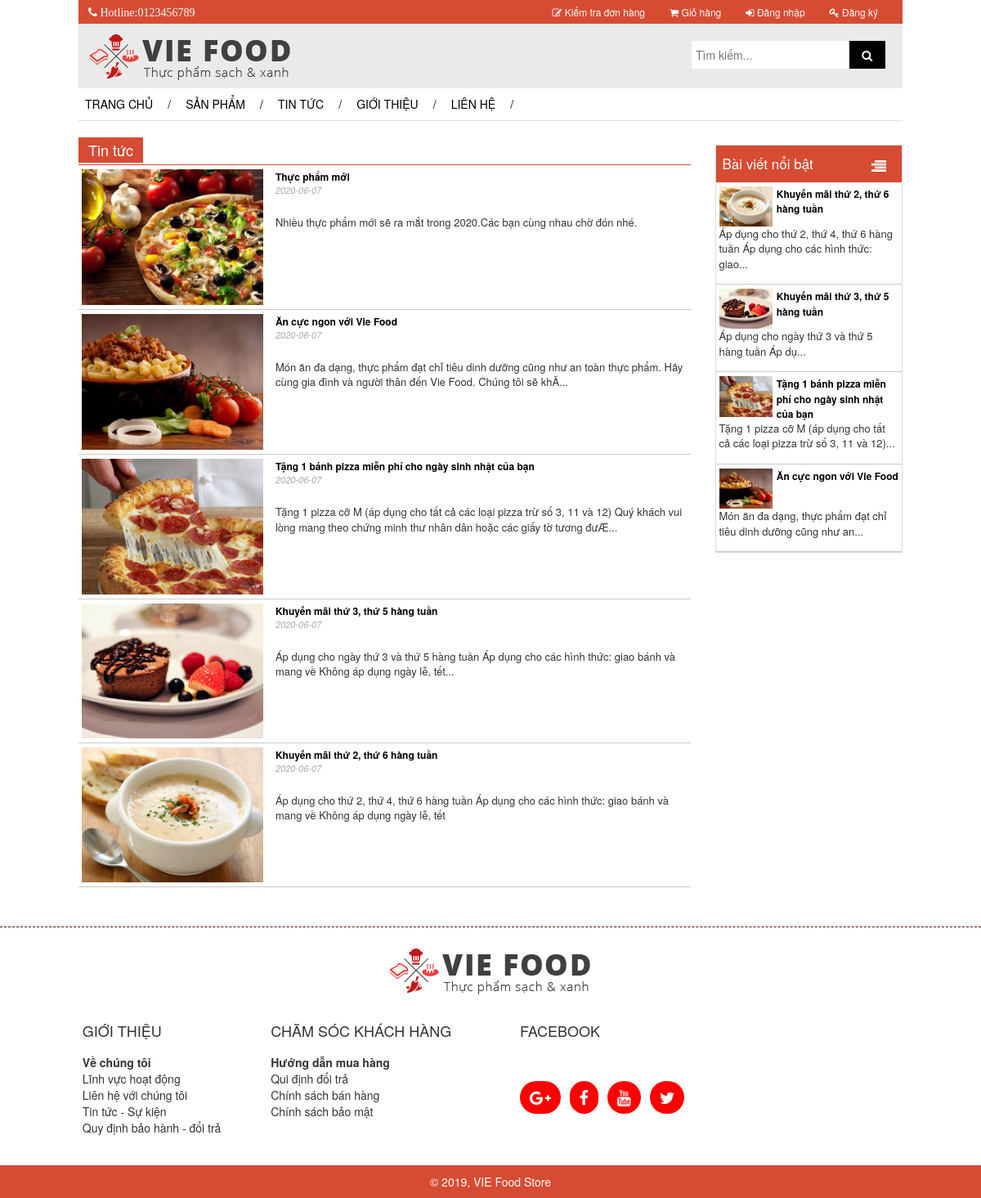
/tintuc.php, run on the app's committed database.
### tables this page shows
CREATE TABLE `tintuc` (
  `matt` int(255) NOT NULL,
  `tieude` varchar(255) NOT NULL,
  `noidung` text NOT NULL,
  `thoigiandang` date NOT NULL,
  `hinhanh` varchar(255) NOT NULL,
  `manv` int(11) NOT NULL,
  `tinhtrang` int(11) NOT NULL
);

### tintuc.php (the view, shortened to what this page needs)
<?php
	if(isset($_SESSION['user']['uid']))
	{
		include("includes/header_user.php");
	}
	else
	{
		include("includes/header.php");
	}
	include("includes/connect_db.php");
?>
	<div id="contain" style="margin-top: 2%;">
		<div class="row">
			<div class="col-md-9">
				<div style="background-color:#d74b33;float: left;color: white;">
					<h1 style="font-size: 18px; font-weight: normal; padding: 0 12px; text-align: left; margin: 0!important;line-height: 31px">
					    Tin tức
				    </h1>
				</div>
				<div style="border-bottom:solid 1px #d74b33;clear: both;padding-top: 0.2%;"></div>
				<?php
			    	function truncateString2($str, $maxChars = 223, $holder = "...")
					{
					    if (strlen($str) > $maxChars) {
					        return trim(substr($str, 0, $maxChars)) . $holder;
					    } else {
					        return $str;
					    }
					}
				?>
			    <?php
					$query="SELECT * FROM `tintuc` where tinhtrang=1 order by matt desc";
					$result=mysqli_query($dbc,$query);check_errors($result,$query);
					while(list($matt,$tieude,$noidung,$thoigiandang,$hinhanh)=mysqli_fetch_array($result,MYSQLI_NUM))
				    {?>
					    <div class="ctn_ports_1" style="float: left;">
					     	<div tyle="width: 100%;">
					    		<div class="ctn_ports_1_img">
							    	<a href="chitiettintuc.php?matt=<?php echo $matt ?>">
							    		<img src=<?php echo $hinhanh ?>>
							    	</a>
					    		</div>
					    	</div>
					    	<div style="width: 100%;">
					    		<div class="ctn_ports_1_ctn">
							    	<a href="chitiettintuc.php?matt=<?php echo $matt ?>">
							    		<?php echo $tieude ?>
							    	</a>
								</div>
					    	</div>
					    	<div style="font-style: italic;margin-bottom: 10px;color: #aaaaaa;font-size: 11px;margin-left: 32%;">
					    		<p>
						    		<?php echo $thoigiandang ?>
								</p>
					    	</div>
					    	<div style="font-size: 13px;margin-left: 32%;margin-top: 3%;">
					    		<p>
						    		<?php echo truncateString2($noidung) ?>
								</p>
					    	</div>
					    </div>
					<?PHP }
				?>
			</div>
			<div class="col-md-3">
				<?php  include("includes/product_posts.php");?>
			</div>
		</div>
	</div>
	<?php  include("includes/footer.php");?>

### includes/product_posts.php
<div class="ctn_ports">
	<div class="ctn_ports_ttl">
		<span>
			Bài viết nổi bật
		</span>
		<span style="float: right;margin-right: 5%;">
		    <img src="IMAGES/icon_vmega.png">
		</span>
	</div>
	<?php
    	function truncateString($str, $maxChars = 123, $holder = "...")
		{
		    if (strlen($str) > $maxChars) {
		        return trim(substr($str, 0, $maxChars)) . $holder;
		    } else {
		        return $str;
		    }
		}
	?>
    <?php
		$query="SELECT * FROM `tintuc` where tinhtrang=1 LIMIT 4";
		$result=mysqli_query($dbc,$query);check_errors($result,$query);
		while(list($matt,$tieude,$noidung,$thoigiandang,$hinhanh)=mysqli_fetch_array($result,MYSQLI_NUM))
	    {?>
		    <div class="ctn_ports_1">
		     	<div tyle="width: 100%;">
		    		<div class="ctn_ports_1_img">
				    	<a href="chitiettintuc.php?matt=<?php echo $matt ?>">
				    		<img src=<?php echo $hinhanh ?>>
				    	</a>
		    		</div>
		    	</div>
		    	<div style="width: 100%;">
		    		<div class="ctn_ports_1_ctn">
				    	<a href="chitiettintuc.php?matt=<?php echo $matt ?>">
				    		<?php echo $tieude ?>
				    	</a>
					</div>
		    	</div>
		    	<div class="ctn_ports_1_ps">
		    		<p>
			    		<?php echo truncateString($noidung) ?>
					</p>
		    	</div>
		    </div>
		<?PHP }
	?>
</div>

### CSS/mycss.css (style rules this page uses)
body { margin: 0; padding: 0; }
.ctn_ports { width: 100%; border: 1px solid #d9d9d9; margin-top: 4%; margin-bottom: 2%; }
.ctn_ports_ttl { width: 100%; background-color: #d74b33; color: white; padding:10px 8px; font-size: 17px; }
.ctn_ports_1 { width: 100%; padding:5px 4px; border-bottom: 1px solid #cacaca; }
.ctn_ports_1_img { width: 30%; float: left; }
.ctn_ports_1_img img { max-width: 100%; }
.ctn_ports_1 .ctn_ports_1_ctn { text-align: left; padding-left: 32%; font-size: 12px; }
.ctn_ports_1 .ctn_ports_1_ctn a { text-decoration: none; color: black; font-weight: bold; white-space: normal }
.ctn_ports_1_ps { font-size: 13px; clear: both; }
a { white-space: nowrap; }

### data on the page
tintuc: hinhanh (picture), tieude "Thực phẩm mới", thoigiandang "2020-06-07", noidung "Nhiều thực phẩm mới sẽ ra mắt trong 2020.Các bạn cùng nhau chờ đón nhé."
tintuc: hinhanh (picture), tieude "Ăn cực ngon với Vie Food", thoigiandang "2020-06-07", noidung "Món ăn đa dạng, thực phẩm đạt chỉ tiêu dinh dưỡng cũng như an toàn thực phẩm. Hãy cùng gia đình và người thân đến Vie Food. Chúng tôi sẽ khÃ...", noidung "Món ăn đa dạng, thực phẩm đạt chỉ tiêu dinh dưỡng cũng như an..."
tintuc: hinhanh (picture), tieude "Tặng 1 bánh pizza miễn phí cho ngày sinh nhật của bạn", thoigiandang "2020-06-07", noidung "Tặng 1 pizza cỡ M (áp dụng cho tất cả các loại pizza trừ số 3, 11 và 12) Quý khách vui lòng mang theo chứng minh thư nhân dân hoặc các giấy tờ tương đưÆ...", noidung "Tặng 1 pizza cỡ M (áp dụng cho tất cả các loại pizza trừ số 3, 11 và 12)..."
tintuc: hinhanh (picture), tieude "Khuyến mãi thứ 3, thứ 5 hàng tuần", thoigiandang "2020-06-07", noidung "Áp dụng cho ngày thứ 3 và thứ 5 hàng tuần Áp dụng cho các hình thức: giao bánh và mang về Không áp dụng ngày lễ, tết...", noidung "Áp dụng cho ngày thứ 3 và thứ 5 hàng tuần Áp dụ..."
tintuc: hinhanh (picture), tieude "Khuyến mãi thứ 2, thứ 6 hàng tuần", thoigiandang "2020-06-07", noidung "Áp dụng cho thứ 2, thứ 4, thứ 6 hàng tuần Áp dụng cho các hình thức: giao bánh và mang về Không áp dụng ngày lễ, tết", noidung "Áp dụng cho thứ 2, thứ 4, thứ 6 hàng tuần Áp dụng cho các hình thức: giao..."
